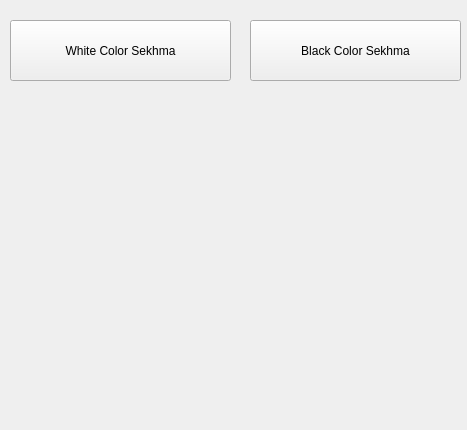
<?xml version="1.0" encoding="UTF-8"?>
<ui version="4.0">
 <class>Settings</class>
 <widget class="QWidget" name="Settings">
  <property name="windowModality">
   <enum>Qt::ApplicationModal</enum>
  </property>
  <property name="geometry">
   <rect>
    <x>0</x>
    <y>0</y>
    <width>467</width>
    <height>430</height>
   </rect>
  </property>
  <property name="minimumSize">
   <size>
    <width>467</width>
    <height>430</height>
   </size>
  </property>
  <property name="maximumSize">
   <size>
    <width>467</width>
    <height>430</height>
   </size>
  </property>
  <property name="windowTitle">
   <string>Form</string>
  </property>
  <widget class="QPushButton" name="pushButton">
   <property name="geometry">
    <rect>
     <x>10</x>
     <y>20</y>
     <width>221</width>
     <height>61</height>
    </rect>
   </property>
   <property name="text">
    <string>White Color Sekhma</string>
   </property>
  </widget>
  <widget class="QPushButton" name="pushButton_2">
   <property name="geometry">
    <rect>
     <x>250</x>
     <y>20</y>
     <width>211</width>
     <height>61</height>
    </rect>
   </property>
   <property name="text">
    <string>Black Color Sekhma</string>
   </property>
  </widget>
 </widget>
 <resources/>
 <connections/>
</ui>
